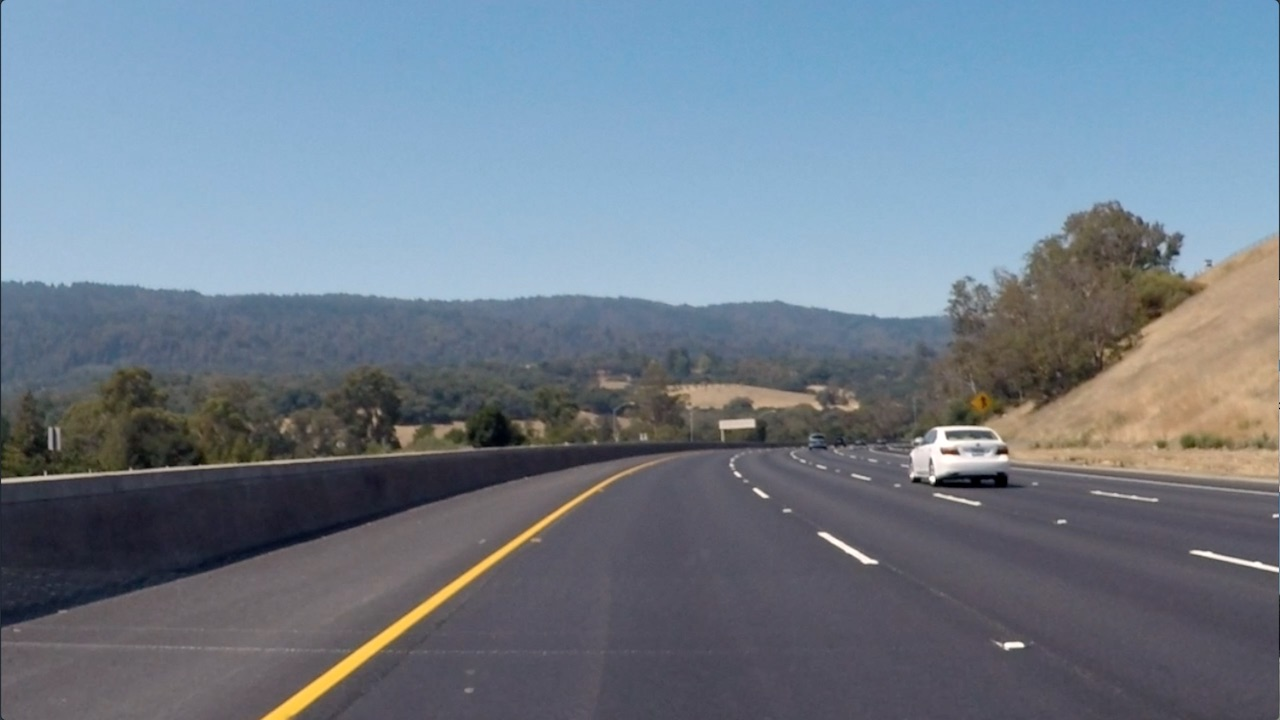
#> input picture Term_1/advanced_lane_finding_10/curved-lane.jpg, 1280 x 720 px
$ python direction_gradient_10_6.py   (older library calls are emulated)
#> lines starting #> are read from the running program, lines starting #| are printed output that depends on the picture
import numpy as np
import cv2
import matplotlib.pyplot as plt
import matplotlib.image as mpimg

# Read in an image
image = mpimg.imread('curved-lane.jpg')
#> image is the input picture: shape (720, 1280, 3); mean R, G, B 112.1, 125, 138.7


def dir_threshold(img, sobel_kernel=3, thresh=(0, np.pi/2)):
    # Grayscale
#> called with sobel_kernel = 15, thresh = (0.7, 1.3)
    gray = cv2.cvtColor(img, cv2.COLOR_RGB2GRAY)
    # Calculate the x and y gradients
    sobelx = cv2.Sobel(gray, cv2.CV_64F, 1, 0, ksize=sobel_kernel)
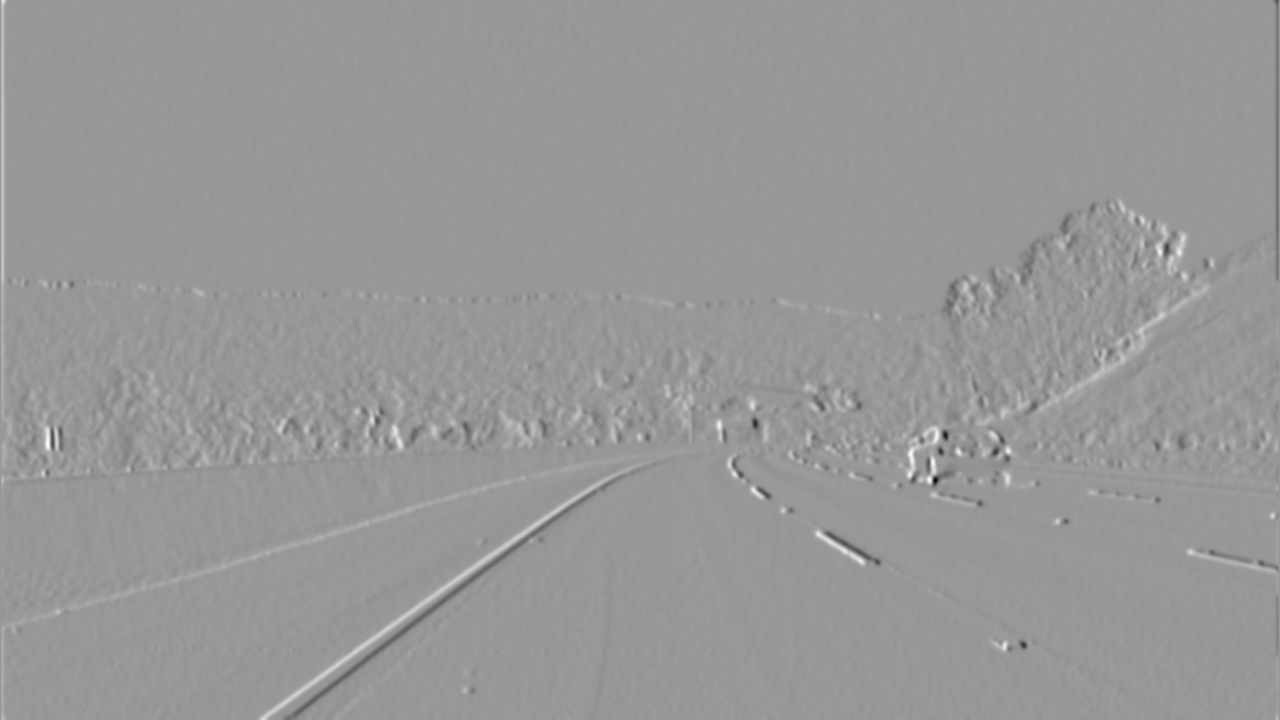
#> sobelx: shape (720, 1280) float64; min -4.83e+09, max 3.29e+09, mean 3274818.8; drawn with min black and max white
    sobely = cv2.Sobel(gray, cv2.CV_64F, 0, 1, ksize=sobel_kernel)
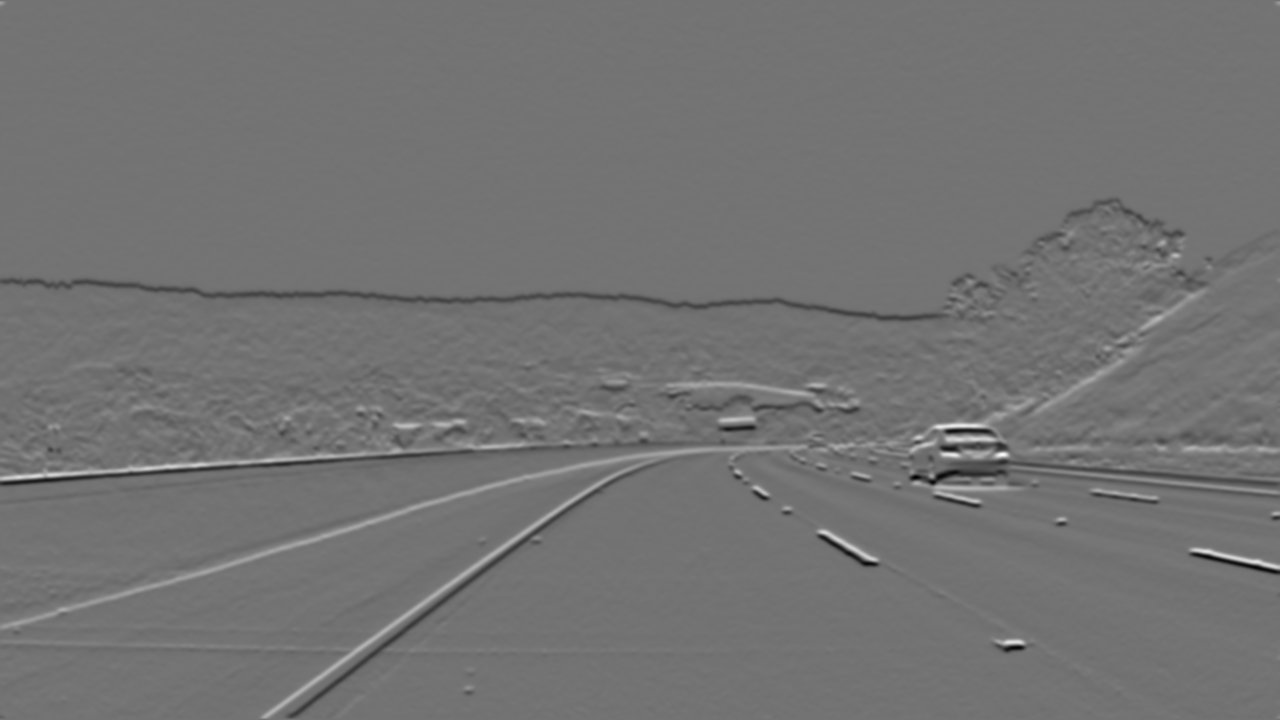
#> sobely: shape (720, 1280) float64; min -4.58e+09, max 5.54e+09, mean -12593756.4; drawn with min black and max white
    # Take the absolute value of the gradient direction,
    # apply a threshold, and create a binary image result
    absgraddir = np.arctan2(np.absolute(sobely), np.absolute(sobelx))
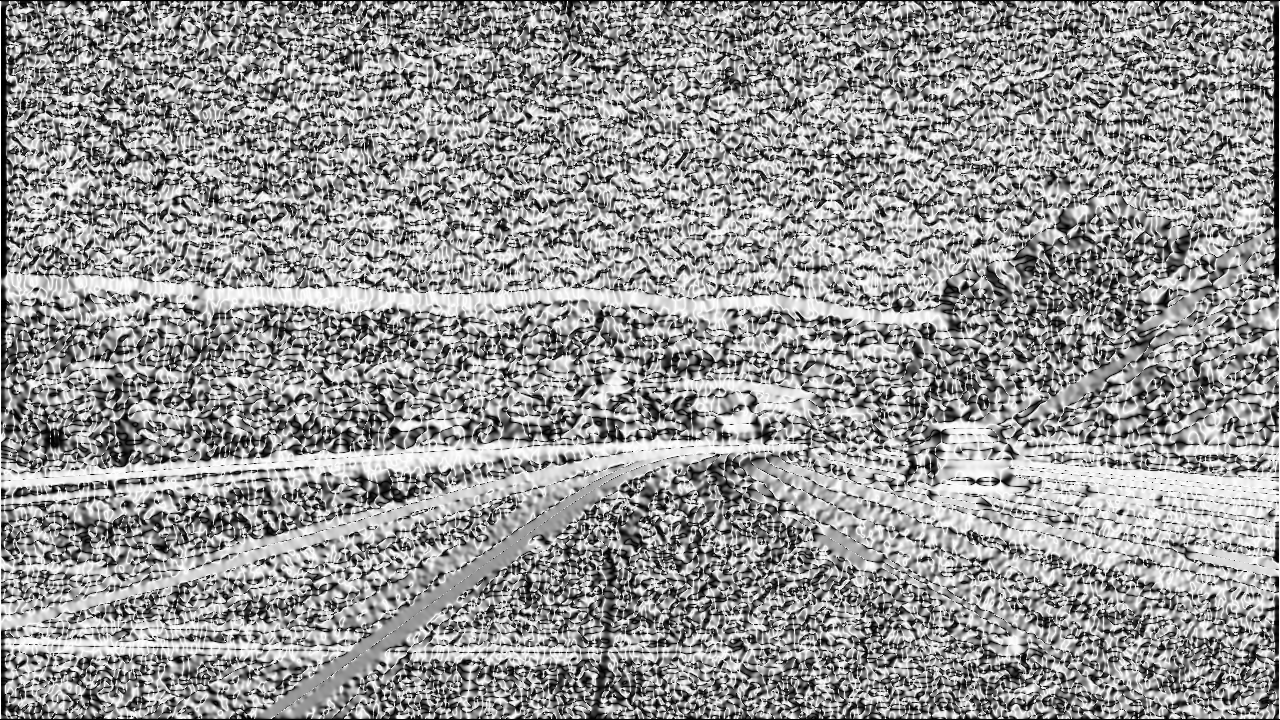
#> absgraddir: shape (720, 1280) float64; min 0, max 1.57, mean 0.928; drawn with min black and max white
    binary_output =  np.zeros_like(absgraddir)
    binary_output[(absgraddir >= thresh[0]) & (absgraddir <= thresh[1])] = 1

    # Return the binary image
    return binary_output

# Run the function
dir_binary = dir_threshold(image, sobel_kernel=15, thresh=(0.7, 1.3))
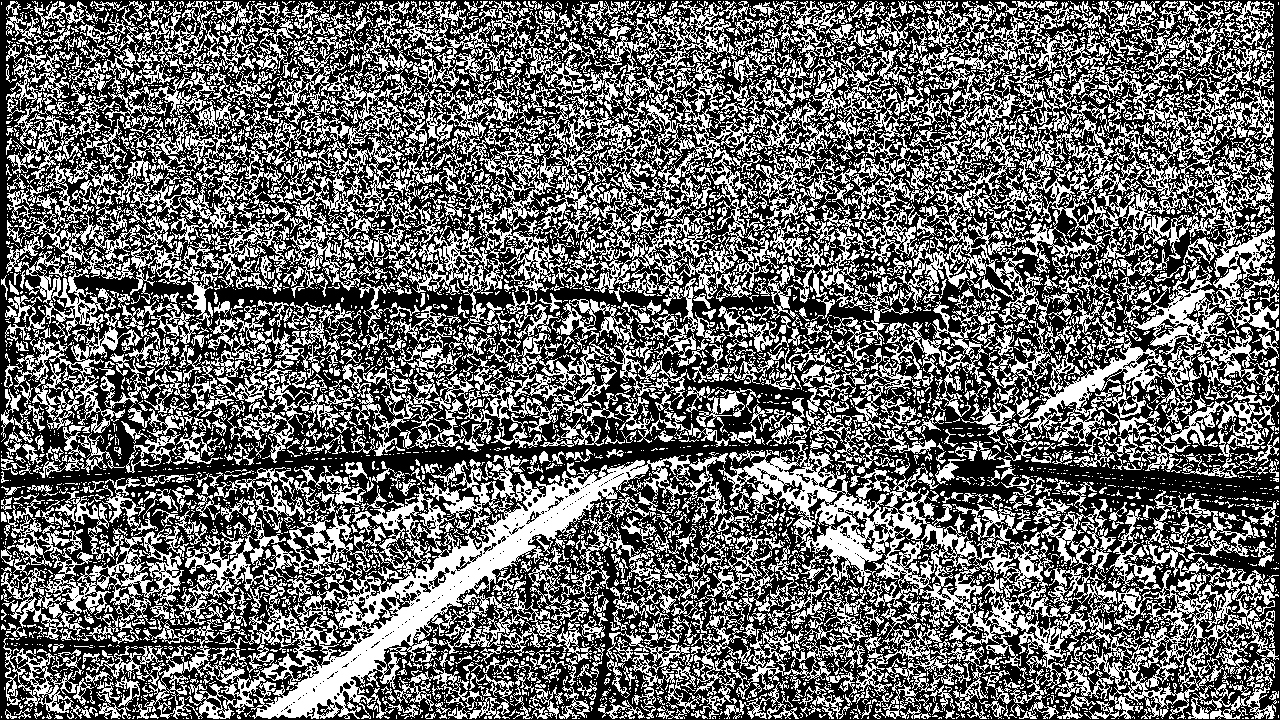
#> dir_binary: shape (720, 1280) float64; values 0 (black) and 1 (white), 41.3% white in thin lines or dots
# Plot the result
f, (ax1, ax2) = plt.subplots(1, 2, figsize=(24, 9))
f.tight_layout()
ax1.imshow(image)
ax1.set_title('Original Image', fontsize=50)
ax2.imshow(dir_binary, cmap='gray')
ax2.set_title('Thresholded Grad. Dir.', fontsize=50)
plt.subplots_adjust(left=0., right=1, top=0.9, bottom=0.)
plt.show()

$ run again, with Term_1/advanced_lane_finding_10/test6.jpg copied over Term_1/advanced_lane_finding_10/curved-lane.jpg
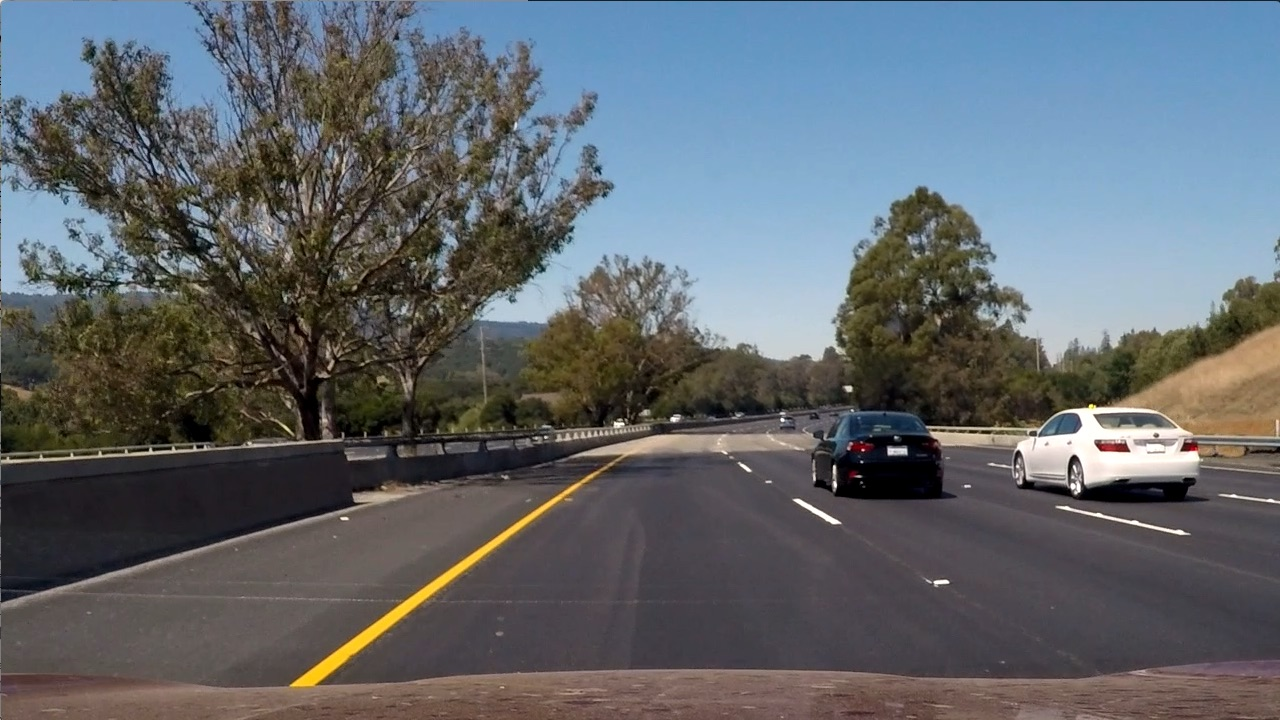
#> input picture Term_1/advanced_lane_finding_10/test6.jpg, 1280 x 720 px
#> image is the input picture: shape (720, 1280, 3); mean R, G, B 97, 102.6, 107.9
#> in dir_threshold, `absgraddir = np.arctan2(np.absolute(sobely), np.absolute(sobelx))`:
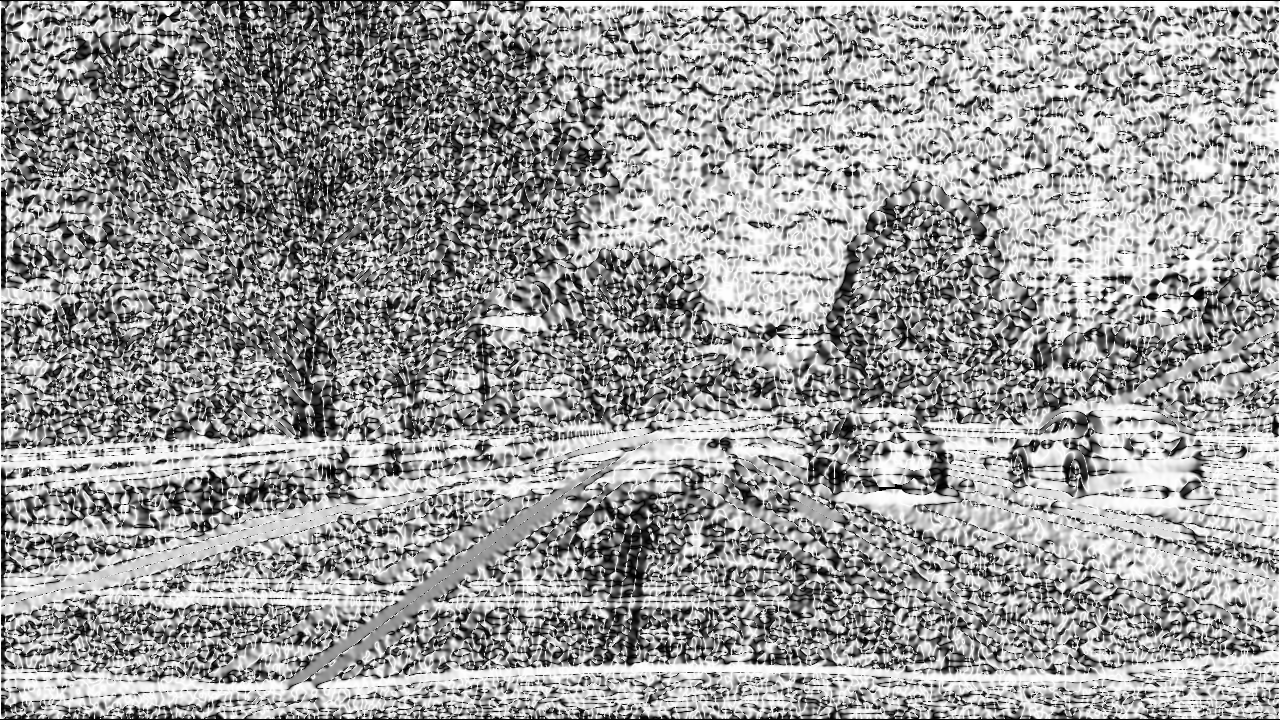
#> absgraddir: shape (720, 1280) float64; min 0, max 1.57, mean 0.952; drawn with min black and max white
#> `dir_binary = dir_threshold(image, sobel_kernel=15, thresh=(0.7, 1.3))`:
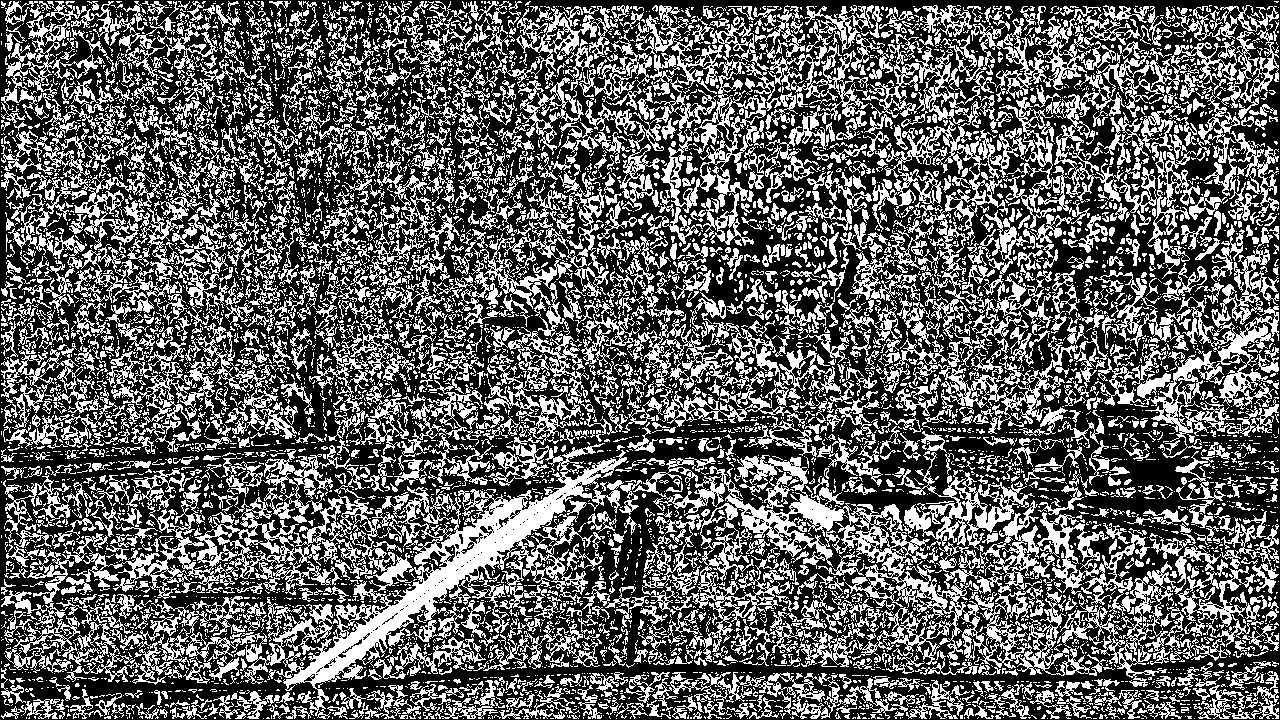
#> dir_binary: shape (720, 1280) float64; values 0 (black) and 1 (white), 38.1% white in thin lines or dots

$ run again, with Term_1/advanced_lane_finding_10/signs_vehicles_xygrad.png saved as Term_1/advanced_lane_finding_10/curved-lane.jpg
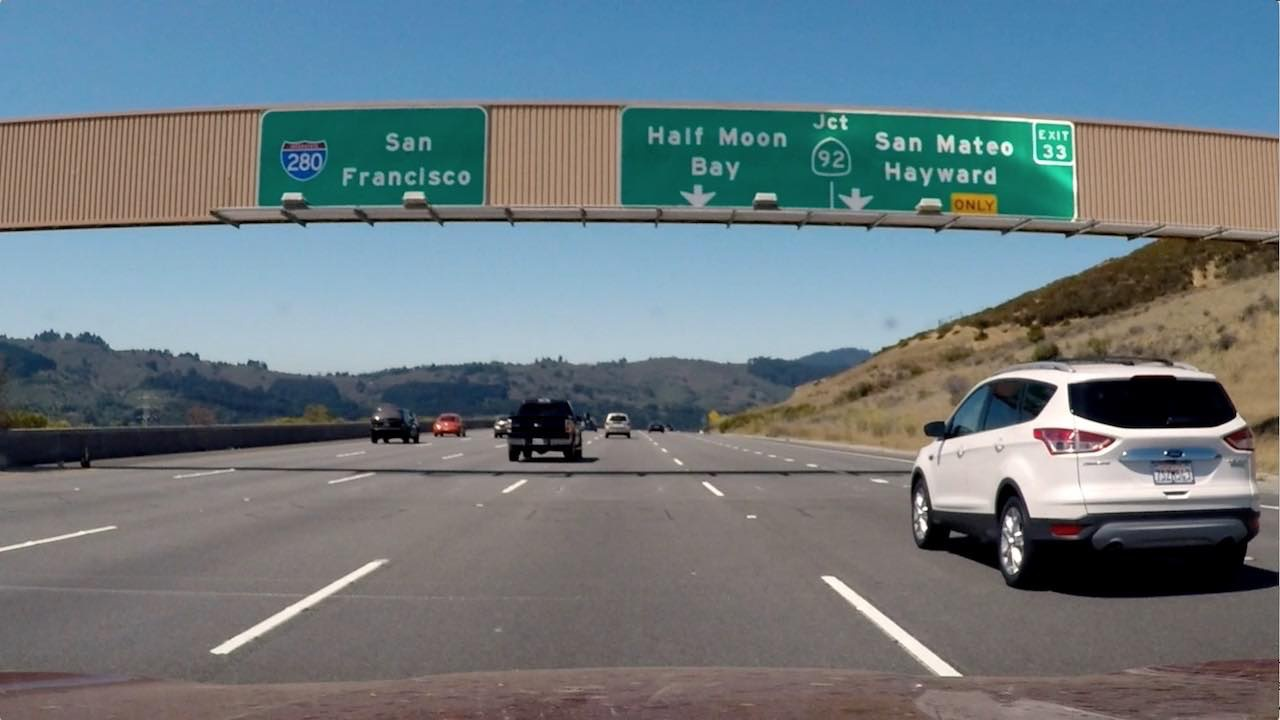
#> input picture Term_1/advanced_lane_finding_10/signs_vehicles_xygrad.png, 1280 x 720 px
#> image is the input picture: shape (720, 1280, 3); mean R, G, B 109.2, 121.6, 127.4
#> in dir_threshold, `absgraddir = np.arctan2(np.absolute(sobely), np.absolute(sobelx))`:
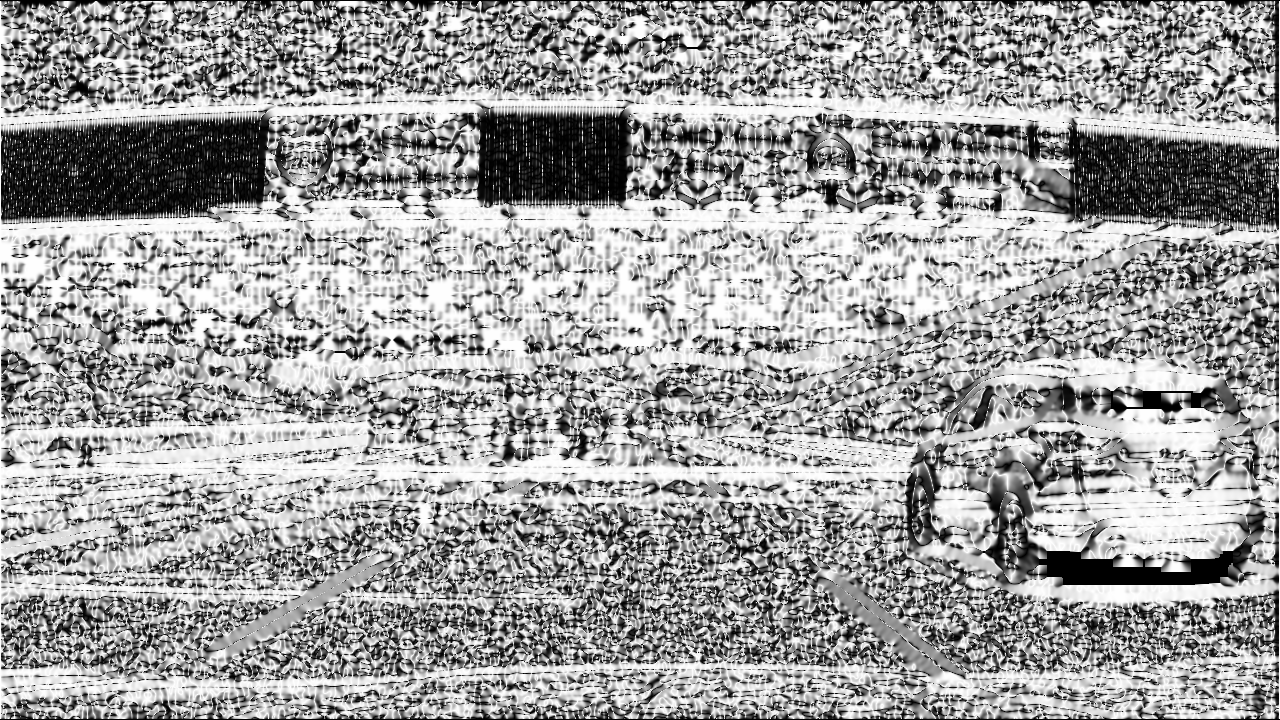
#> absgraddir: shape (720, 1280) float64; min 0, max 1.57, mean 0.981; drawn with min black and max white
#> `dir_binary = dir_threshold(image, sobel_kernel=15, thresh=(0.7, 1.3))`:
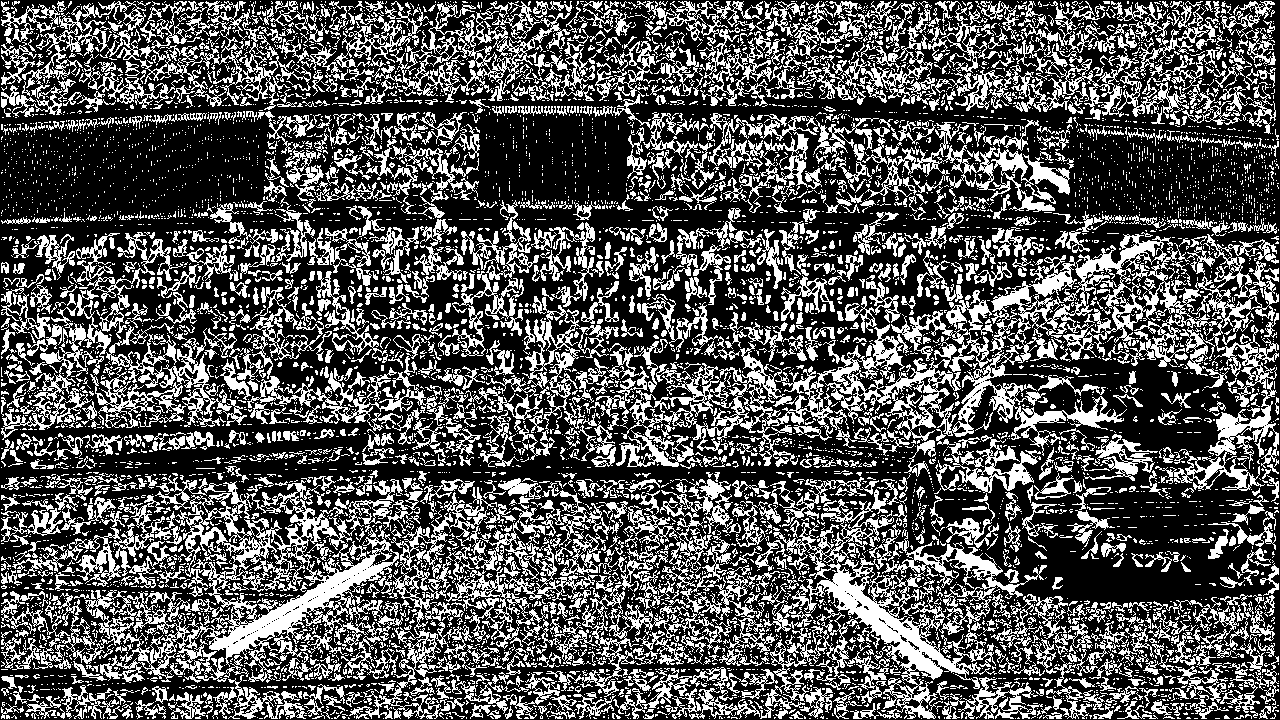
#> dir_binary: shape (720, 1280) float64; values 0 (black) and 1 (white), 33.7% white in thin lines or dots
